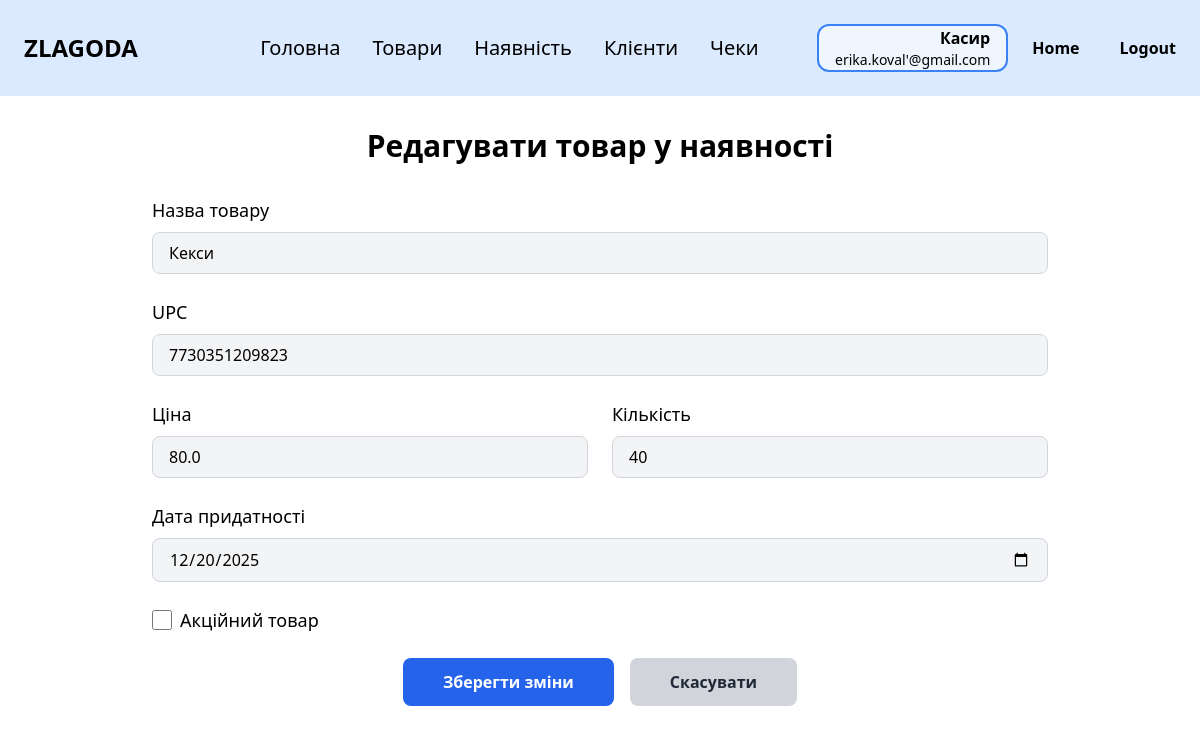
Before: /storeproducts/edit/7730351209823 (signed in) with the older database file.
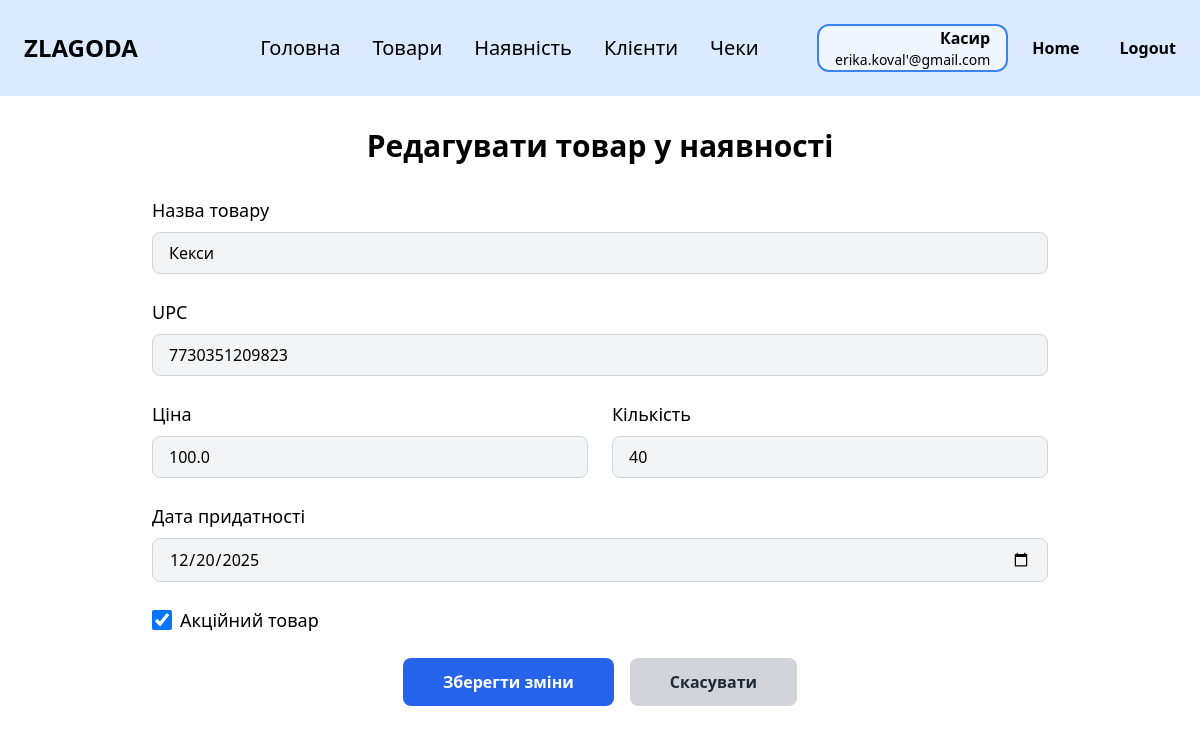
After: the same page with the newer database file.
### zlg_website/models.py (models this page shows, shortened)
class StoreProduct(db.Model):
    __tablename__ = 'store_product'
    upc = db.Column(db.String(12), primary_key=True)
    price = db.Column(db.Float)
    quantity = db.Column(db.Integer)
    expiration_date = db.Column(db.Date)  # НОВЕ: дата придатності
    is_promotional = db.Column(db.Boolean, default=False)  # Додано поле для акційного статусу
    promo_price = db.Column(db.Float)
    product_id = db.Column(db.Integer, db.ForeignKey('product.id'))
    product = db.relationship('Product', backref='store_items')
    @property
    def calculate_promotional(self):
        """Визначає, чи є товар акційним: якщо термін збігає і кількість велика."""
        soon_expiring = self.expiration_date and self.expiration_date <= datetime.now().date() + timedelta(days=7)
        high_quantity = self.quantity > 30
        return soon_expiring and high_quantity
    @property
    def calculate_promo_price(self):
        """Ціна акційного товару зі знижкою 20%"""
        return round(self.price * 0.8, 2) if self.is_promotional else self.price

### zlg_website/views/edit_storeproduct.py (the view, shortened to what this page needs)
@views.route('/storeproducts/edit/<string:upc>', methods=['GET', 'POST'])
@login_required
def edit_storeproduct(upc):
    storeproduct = StoreProduct.query.get_or_404(upc)
    products = Product.query.all()
    return render_template('edit_storeproduct.html',
                           storeproduct=storeproduct,
                           products=products,
                           user=current_user)

### zlg_website/__init__.py (called while the page is built)
def create_app():
    app = Flask(__name__)
    app.config['SECRET_KEY'] = 'zlagoda'
    app.config['SQLALCHEMY_DATABASE_URI'] = f'sqlite:///{os.path.join(app.instance_path, DB_NAME)}'
    db.init_app(app)
    from .views import views
    from .auth import auth
    app.register_blueprint(views, url_prefix='/')
    app.register_blueprint(auth, url_prefix='/')
    from .models import Employee
    with app.app_context():
        if database_is_empty():
            create_database(app)
    login_manager = LoginManager()
    login_manager.login_view = 'auth.login'
    login_manager.init_app(app)
    @login_manager.user_loader
    def load_user(id):
        return Employee.query.get(int(id))
    return app

### zlg_website/templates/edit_storeproduct.html (shortened to what this page needs)
{% extends "base.html" %}
{% block content %}
<div class="py-8 max-w-4xl mx-auto">
    <h1 class="text-3xl font-bold text-center mb-8">Редагувати товар у наявності</h1>
    <form action="{{ url_for('views.edit_storeproduct', upc=storeproduct.upc) }}" method="POST" class="space-y-6">
        <div>
            <label for="product_id" class="block mb-2 text-lg">Назва товару</label>
            <input type="text" id="product_id" name="upc" required value="{{ storeproduct.product.name }}"
                   class="w-full px-4 py-2 bg-gray-100 border border-gray-300 rounded-lg focus:outline-none focus:ring-2 focus:ring-blue-500" readonly>
        </div>
        <div>
            <label for="upc" class="block mb-2 text-lg">UPC</label>
            <input type="text" id="upc" name="upc" required value="{{ storeproduct.upc }}"
                   class="w-full px-4 py-2 bg-gray-100 border border-gray-300 rounded-lg focus:outline-none focus:ring-2 focus:ring-blue-500" readonly>
        </div>
        <div class="grid grid-cols-1 md:grid-cols-2 gap-6">
            <div>
                <label for="price" class="block mb-2 text-lg">Ціна</label>
                <input type="number" step="0.01" id="price" name="price" required min="0" value="{{ storeproduct.price }}"
                       class="w-full px-4 py-2 bg-gray-100 border border-gray-300 rounded-lg focus:outline-none focus:ring-2 focus:ring-blue-500">
            </div>
            <div>
                <label for="quantity" class="block mb-2 text-lg">Кількість</label>
                <input type="number" id="quantity" name="quantity" required min="0" value="{{ storeproduct.quantity }}"
                       class="w-full px-4 py-2 bg-gray-100 border border-gray-300 rounded-lg focus:outline-none focus:ring-2 focus:ring-blue-500">
            </div>
        </div>
        <div>
            <label for="expiration_date" class="block mb-2 text-lg">Дата придатності</label>
            <input type="date" id="expiration_date" name="expiration_date" value="{{ storeproduct.expiration_date }}"
                   class="w-full px-4 py-2 bg-gray-100 border border-gray-300 rounded-lg focus:outline-none focus:ring-2 focus:ring-blue-500">
        </div>
        <div>
            <label for="is_promotional" class="flex items-center space-x-2 text-lg">
                <input type="checkbox" id="is_promotional" name="is_promotional" {% if storeproduct.is_promotional %}checked{% endif %}
                       class="form-checkbox h-5 w-5 text-blue-600 focus:ring-2 focus:ring-blue-500">
                <span>Акційний товар</span>
            </label>
        </div>
        <div class="flex justify-center space-x-4 mt-8">
            <button type="submit"
                    class="px-10 py-3 bg-blue-600 text-white font-semibold rounded-lg hover:bg-blue-700 focus:outline-none focus:ring-2 focus:ring-blue-500 focus:ring-offset-2">
                Зберегти зміни
            </button>
            <a href="{{ url_for('views.storeproducts') }}"
               class="px-10 py-3 bg-gray-300 text-gray-800 font-semibold rounded-lg hover:bg-gray-400 focus:outline-none focus:ring-2 focus:ring-gray-500 focus:ring-offset-2">
                Скасувати
            </a>
        </div>
    </form>
</div>
{% endblock %}

Changed rows visible on the page:
changed StoreProduct id 7730351209823: price "80.0" → "100.0"; is_promotional "☐" → "☑"
